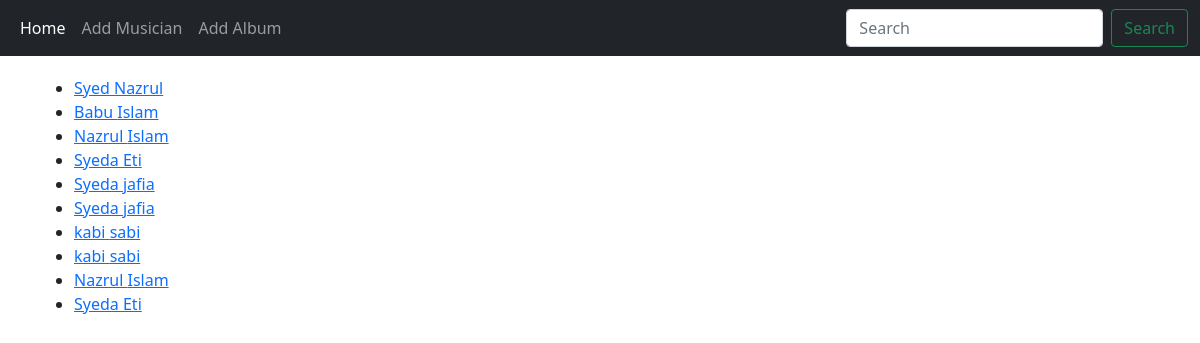
The page / on the database its author committed.
### first_app/models.py (models this page shows, shortened)
class Musician(models.Model):
    first_name = models.CharField(max_length=50)
    last_name = models.CharField(max_length=50)
    instrument =models.CharField(max_length=100)

### first_app/views.py (the view)
# urls.py: path('', views.IndexView.as_view(), name='index'),
class IndexView(ListView):
    context_object_name = 'musicial_list'
    model = models.Musician
    template_name = "first_app/index.html"

### first_app/templates/first_app/index.html
{% extends 'first_app/base.html' %}
{% block body_block %}
<ul>
  {% for musician in musicial_list  %}
  <li><a href="{% url 'first_app:musician_details'  pk=musician.pk %}">{{musician.first_name}} {{musician.last_name}}</a></li>
  {% endfor %}
</ul>
{%endblock%}

### first_app/templates/first_app/base.html (shortened to what this page needs)
<!doctype html>
<html lang="en">
  <head>
    <link href="https://cdn.jsdelivr.net/npm/bootstrap@5.0.2/dist/css/bootstrap.min.css" rel="stylesheet">
  </head>
  <body>
    <nav class="navbar navbar-expand-lg navbar-dark bg-dark">
        <div class="container-fluid">
          <div class="collapse navbar-collapse" id="navbarTogglerDemo01">
            <ul class="navbar-nav me-auto mb-2 mb-lg-0">
              <li class="nav-item">
                <a class="nav-link active" aria-current ="page" href="{% url 'first_app:index' %}">Home</a>
              </li>
              <li class="nav-item">
                <a class="nav-link" href=" {% url 'first_app:add_musician' %}">Add Musician</a>
              </li>
              <li class="nav-item">
                <a class="nav-link" href=" ">Add Album</a>
              </li>
            </ul>
            <form class="d-flex">
              <input class="form-control me-2" type="search" placeholder="Search" aria-label="Search">
              <button class="btn btn-outline-success" type="submit">Search</button>
            </form>
          </div>
        </div>
      </nav>
    <div class= "container" style= "padding-top:20px">
    {% block body_block %}
    {% endblock  %}
    </div>
  </body>
</html>

### rows shown on the page
Musician: first_name "Syed", last_name "Nazrul"
Musician: first_name "Babu", last_name "Islam"
Musician: first_name "Nazrul", last_name "Islam"
Musician: first_name "Syeda", last_name "Eti"
Musician: first_name "Syeda", last_name "jafia"
Musician: first_name "Syeda", last_name "jafia"
Musician: first_name "kabi", last_name "sabi"
Musician: first_name "kabi", last_name "sabi"
Musician: first_name "Nazrul", last_name "Islam"
Musician: first_name "Syeda", last_name "Eti"
